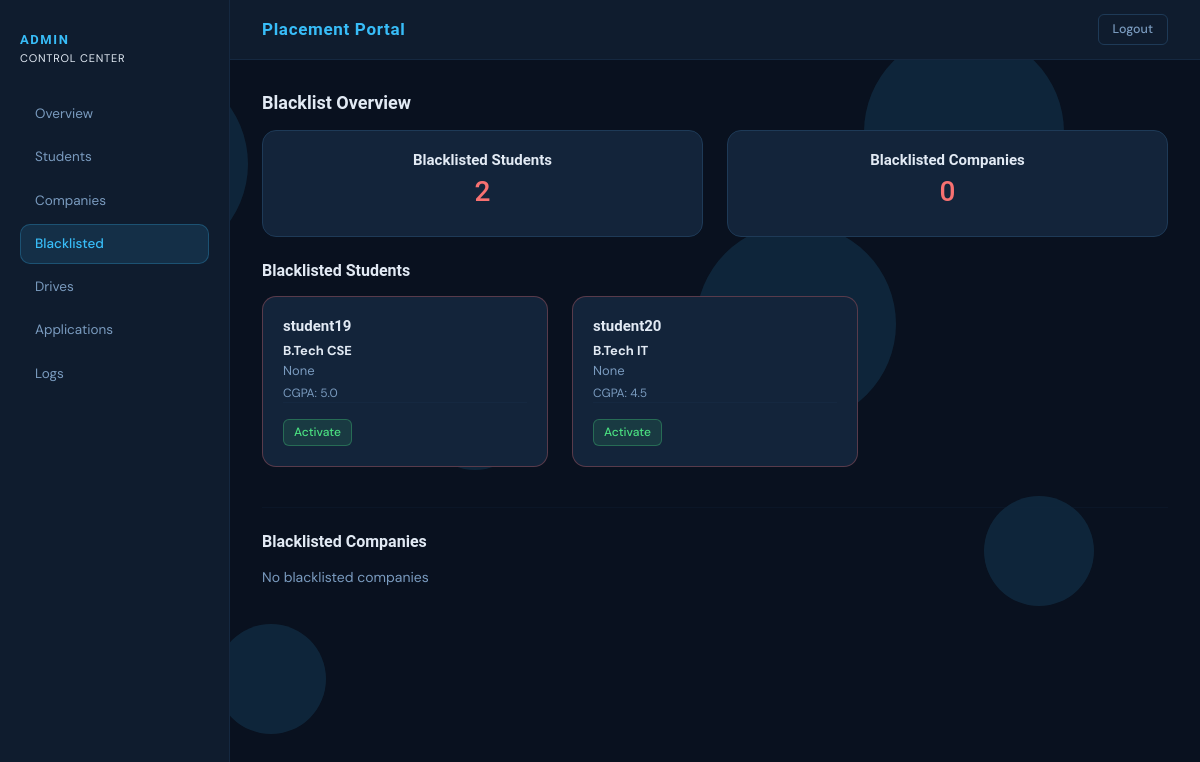
/admin/blacklisted (signed in), run on the app's committed database.
### model.py (models this page shows)
class User(db.Model):
    id = db.Column(db.Integer, primary_key=True)
    username = db.Column(db.String(100), unique=True, nullable=False)
    password = db.Column(db.String(200), nullable=False)
    role = db.Column(db.String(20), nullable=False)  # admin / company / student
    is_blacklisted = db.Column(db.Boolean, default=False)
    company = db.relationship('Company', backref='user', uselist=False)
    student = db.relationship('Student', backref='user', uselist=False)

class Student(db.Model):
    id = db.Column(db.Integer, primary_key=True)
    user_id = db.Column(db.Integer, db.ForeignKey('user.id'))
    name = db.Column(db.String(100), nullable=False)
    email = db.Column(db.String(100), nullable=False)
    contact_number = db.Column(db.String(15), nullable=False)
    resume = db.Column(db.String(200), nullable=False)
    cgpa = db.Column(db.Float, nullable=False)
    skills = db.Column(db.String(200))
    course = db.Column(db.String(100))
    applications = db.relationship('Application', backref='student')

### route/admin.py (the view)
@admin_bp.route("/blacklisted", methods=["GET"])
def black():
    blacklisted_students = User.query.filter_by(is_blacklisted=True, role='student').all()
    blacklisted_companies = User.query.filter_by(is_blacklisted=True, role='company').all()
    student_count = len(blacklisted_students)
    company_count = len(blacklisted_companies)
    return render_template(
        "admin/blacklisted.html",
        students=blacklisted_students,
        companies=blacklisted_companies,
        count_std=student_count,
        count_comp=company_count,
        active_tab="black"
    )

### route/admin.py (called while the page is built)
@admin_bp.before_request
def restrict_admin():
    if not session.get("user_id"):
        flash("Admin Login Required!", "danger")
        return redirect(url_for("auth.login"))
    if session.get("role") != "admin":
        flash("Access denied!, You are not Admin", "danger")
        return redirect(url_for("auth.login"))

### templates/admin/blacklisted.html
{% extends "admin/base.html" %}
{% block content %}
<h2 class="mb-3">Blacklist Overview</h2>
<div class="row mb-4">
  <div class="col-md-6">
    <div class="card shadow-sm text-center">
      <div class="card-body">
        <h5>Blacklisted Students</h5>
        <h3 class="text-danger">{{ count_std }}</h3>
      </div>
    </div>
  </div>
  <div class="col-md-6">
    <div class="card shadow-sm text-center">
      <div class="card-body">
        <h5>Blacklisted Companies</h5>
        <h3 class="text-danger">{{ count_comp }}</h3>
      </div>
    </div>
  </div>
</div>
<h3 class="mb-3">Blacklisted Students</h3>
<div class="row">
  {% if students %}
    {% for user in students %}
    <div class="col-md-6 col-lg-4 mb-3">
      <div class="card shadow-sm border-danger h-100">
        <div class="card-body d-flex flex-column">
          <h5>{{ user.username }}</h5>
          <p class="mb-1">
            <strong>{{ user.student.course }}</strong><br>
            <span class="text-muted">{{ user.student.skills }}</span>
          </p>
          <small class="text-muted">
            CGPA: {{ user.student.cgpa }}
          </small>
          <div class="mt-auto pt-3 border-top">
            <form method="POST" action="{{ url_for('admin.toggle_blacklist_user', id=user.id) }}">
              <button class="btn btn-success btn-sm w-20">
                Activate
              </button>
            </form>
          </div>
        </div>
      </div>
    </div>
    {% endfor %}
  {% else %}
    <p class="text-muted">No blacklisted students</p>
  {% endif %}
</div>
<hr class="my-4">
<h3 class="mb-3">Blacklisted Companies</h3>
<div class="row">
  {% if companies %}
    {% for user in companies %}
    <div class="col-md-6 col-lg-4 mb-3">
      <div class="card shadow-sm border-danger h-100">
        <div class="card-body d-flex flex-column">
          <h5>{{ user.company.name }}</h5>
          <p class="mb-1">
            <strong>{{ user.company.website }}</strong>
          </p>
          <small class="text-muted">
            HR: {{ user.company.hr_contact }}
          </small>
          <div class="mt-auto pt-3 border-top">
            <form method="POST" action="{{ url_for('admin.toggle_blacklist_user', id=user.id) }}">
              <button class="btn btn-success btn-sm w-20">
                Activate
              </button>
            </form>
          </div>
        </div>
      </div>
    </div>
    {% endfor %}
  {% else %}
    <p class="text-muted">No blacklisted companies</p>
  {% endif %}
</div>
{% endblock %}

### static/app.css (style rules this page uses)
:root { --bg-base: #09111f; --bg-surface: #0f1c2e; --bg-card: #13243a; --bg-hover: #1a2f47; --bg-input: #0d1b2d; --border: #1e3a57; --border-subtle: #152840; --brand: #38bdf8; --brand-dim: rgba(56, 189, 248, 0.12); --brand-glow: rgba(56, 189, 248, 0.25); --text-primary: #e2eaf4; --text-muted: #7a9bbf; --text-faint: #415e7a; --green: #4ade80; --green-dim: rgba(74, 222, 128, 0.12); --green-border: rgba(74, 222, 128, 0.30); --red: #f87171; --red-dim: rgba(248, 113, 113, 0.12); --red-border: rgba(248, 113, 113, 0.30); --yellow: #fbbf24; --yellow-dim: rgba(251, 191, 36, 0.10); --yellow-border: rgba(251, 191, 36, 0.30); --info: #67e8f9; --info-dim: rgba(103, 232, 249, 0.10); --info-border: rgba(103, 232, 249, 0.30); --radius-sm: 6px; --radius-md: 10px; --radius-lg: 14px; --radius-xl: 20px; --font-display: 'Roboto', sans-serif; --font-body: 'DM Sans', sans-serif; }
*, *::before, *::after { box-sizing: border-box; margin: 0; padding: 0; }
body { font-family: var(--font-body); background: var(--bg-base); color: var(--text-primary); font-size: 14px; min-height: 100vh; }
h1, h2, h3, h4, h5 { font-family: var(--font-display); color: var(--text-primary); }
hr { border: none; border-top: 1px solid var(--border-subtle); margin: 2rem 0; }
.main-content > h2 { font-size: 18px; font-weight: 600; margin-bottom: 1rem; }
.main-content > h3 { font-size: 16px; font-weight: 600; margin-bottom: 0.75rem; }
.card { background: var(--bg-card) !important; border: 1px solid var(--border) !important; border-radius: var(--radius-lg) !important; color: var(--text-primary) !important; box-shadow: none !important; }
.shadow-sm { box-shadow: none !important; }
.card-body { padding: 1.25rem; }
.card.border-danger { border-color: var(--red-border) !important; }
.card h5 { font-family: var(--font-display); font-size: 15px; font-weight: 600; color: var(--text-primary); margin-bottom: 6px; }
.card p { color: var(--text-muted); margin-bottom: 4px; font-size: 13px; }
.card small { color: var(--text-faint); font-size: 12px; }
.card strong { color: var(--text-primary); }
.card .border-top { border-top-color: var(--border-subtle) !important; }
.btn-zenvia, .btn-slate, .btn-success, .btn.btn-success, .btn-danger, .btn.btn-danger, .btn-warning, .btn.btn-warning, .btn-info, .btn.btn-info, .btn { font-family: var(--font-body); font-size: 12.5px; font-weight: 500; padding: 6px 14px; border-radius: var(--radius-sm); cursor: pointer; border: 1px solid; transition: all 0.18s; text-decoration: none; display: inline-flex; align-items: center; gap: 4px; line-height: 1.4; white-space: nowrap; }
.btn-success, .btn.btn-success { border-color: var(--green-border) !important; color: var(--green) !important; background: var(--green-dim) !important; }
.btn-sm { padding: 4px 10px !important; font-size: 12px !important; }
.text-danger { color: var(--red) !important; }
.text-muted { color: var(--text-muted) !important; }

### data on the page
User: username "student19", student.course "B.Tech CSE", student.skills "None", student.cgpa "5.0"
User: username "student20", student.course "B.Tech IT", student.skills "None", student.cgpa "4.5"

### other printed values
{{ count_std }} "2"
{{ count_comp }} "0"
